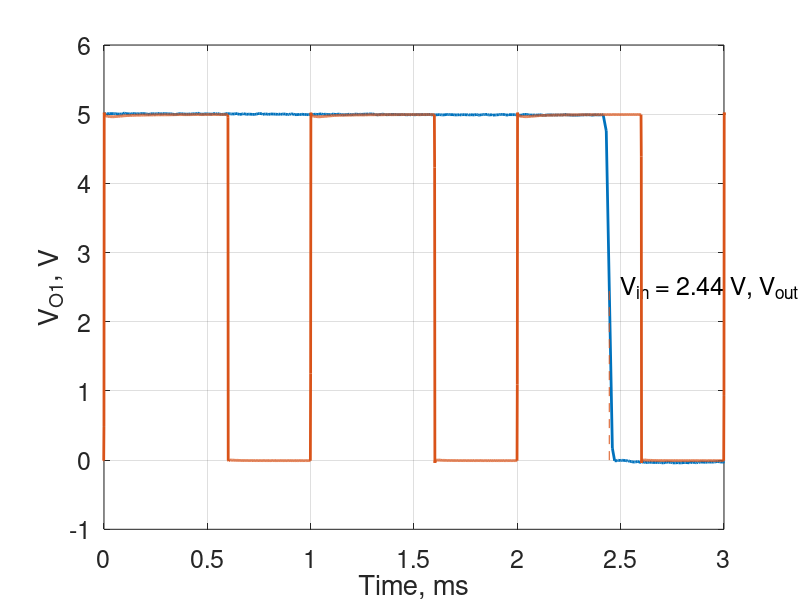

The MATLAB script that drew this image:
%% ECE 342 Lab Task 3 Part 2
close all;

input = csvread('cmos-vtc-input-exper.csv');
output = csvread('cmos-vtc-output-exper.csv');

inputVoltage = input(:,2);
outputVoltage = output(:,2);
inputVSub = inputVoltage(544:545);
outputVSub = outputVoltage(544:545);

plot(inputVoltage, outputVoltage, 'Linewidth', 2);
grid on;
set(gca, 'fontsize', 18);
% title('Experimental CMOS Inverter VTC');
ylabel('V_{O1}, V');
xlabel('V_{in}, V');
hold on;

halfwayPoint = interp1(outputVSub, inputVSub, 2.5)
line([halfwayPoint halfwayPoint], [0 2.5],'linestyle', '--');
text(2.5, 2.5, 'V_{in} = 2.44 V, V_{out} = 2.5 V', 'fontsize', 18);

%% Transient
close all;

output = csvread('cmos-transient-exper.csv');

time = output(:,1);
outputVoltage = output(:,2);

plot(time * 10e2, outputVoltage, 'Linewidth', 2);
xlim([0 3]);
grid on;
set(gca, 'fontsize', 18);
% title('Experimental CMOS Inverter Transient Response');
ylabel('V_{O1}, V');
xlabel('Time, ms');
hold on;